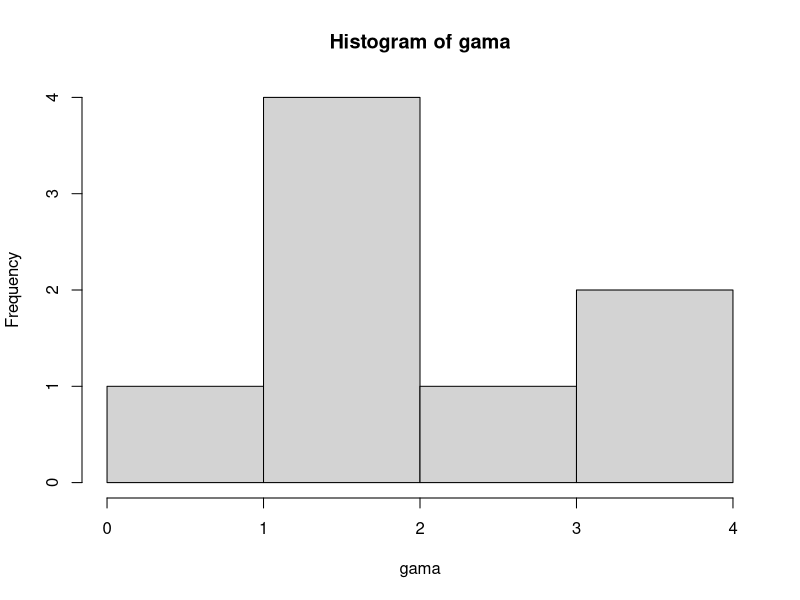

Here is the R script that generated this plot:
#********************************************************#
# www.metodosexatos.com                                  #
# Prof.Ms. André Santos | andre@metodosexatos.com.br     #
# Curso Análise Bayesiana com R                          #
# Distribuições de Probabilidade Contínuas               #
# Data: 28/09/2019                                       #
#********************************************************#

# Distribuição Gama

# Densidade de probabilidade para x = 5 em uma Gama(alfa = 2, beta = 1)
dgamma(5, 2, 1)

# Probabilidade acumulada p(X<=4)
pgamma(4, 2, 1)

# Probabilidade acumulada p(X>4)
1-pgamma(4, 2, 1)

# Quantil x100q que satisfaz P(X<=x100q) = 0.35
qgamma(0.15, 2, 1)

# Uma amostra aleatória com 8 elementos
a <- 8
alfa <- 2
beta <- 1
gama <- rgamma(a, alfa, beta)
print(gama)

# Representação gráfica da distribuição Gama
hist(gama)

